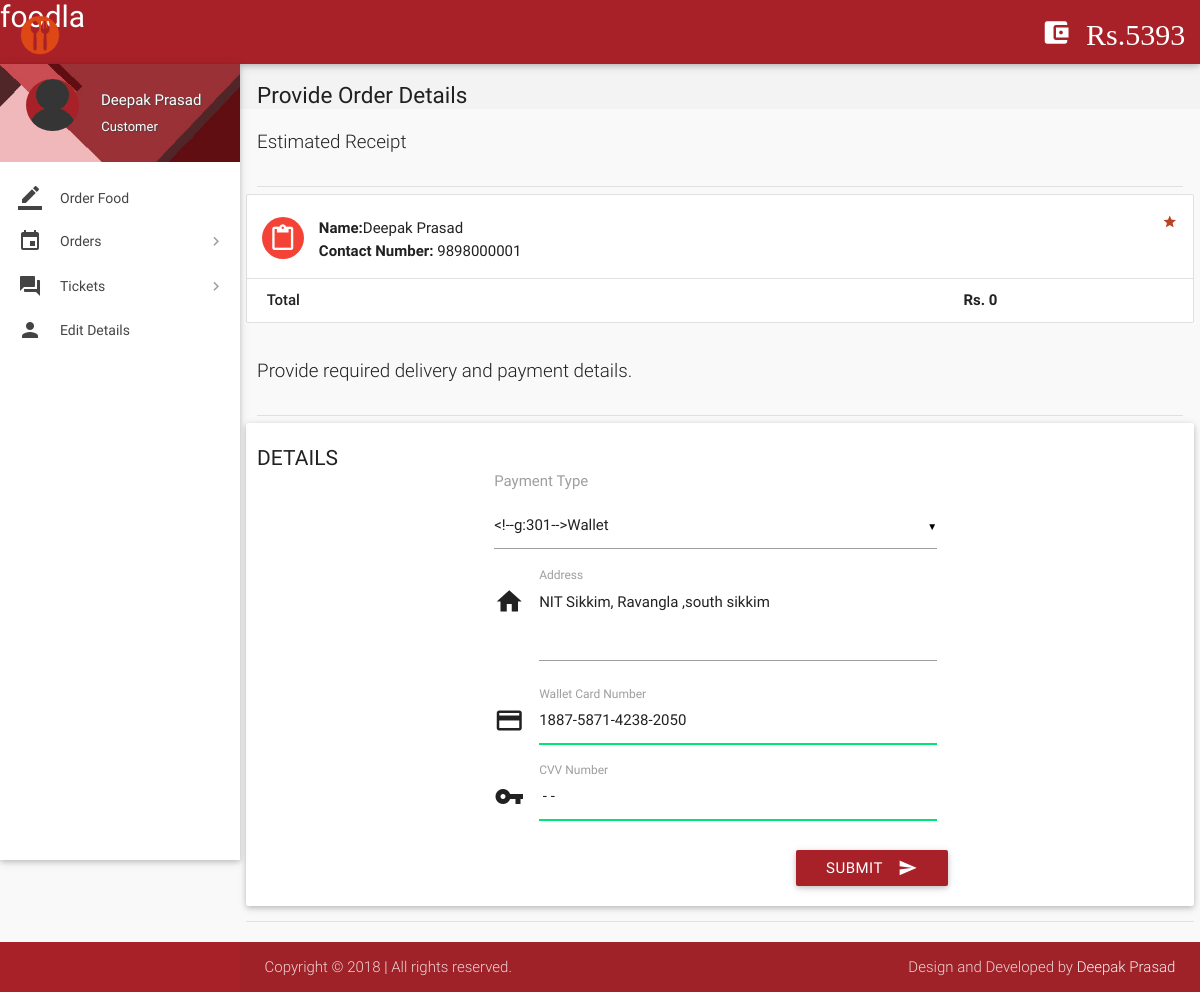
Page /place-order.php (signed in) on the committed database.
### tables this page shows
CREATE TABLE `wallet_details` (
  `id` int(11) NOT NULL,
  `wallet_id` int(11) NOT NULL,
  `number` varchar(16) NOT NULL,
  `cvv` int(3) NOT NULL,
  `balance` int(11) NOT NULL DEFAULT '2000'
);

CREATE TABLE `users` (
  `id` int(11) NOT NULL,
  `role` varchar(15) NOT NULL DEFAULT 'Customer',
  `name` varchar(15) NOT NULL,
  `username` varchar(10) NOT NULL,
  `password` varchar(16) NOT NULL,
  `email` varchar(35) DEFAULT NULL,
  `address` varchar(300) DEFAULT NULL,
  `contact` bigint(11) NOT NULL,
  `verified` tinyint(1) NOT NULL DEFAULT '0',
  `deleted` tinyint(4) NOT NULL DEFAULT '0'
);

### includes/wallet.php (called while the page is built)
<?php
$user_id=$_SESSION['user_id'];
$sql = mysqli_query($con, "SELECT * FROM wallet where customer_id = $user_id");
while($row1 = mysqli_fetch_array($sql)){
$wallet_id = $row1['id'];
}
$sql = mysqli_query($con, "SELECT * FROM wallet_details where wallet_id = $wallet_id");
while($row1 = mysqli_fetch_array($sql)){
$balance = $row1['balance'];
}
?>

### includes/connect.php (called while the page is built, shortened)
<?php
if(isset($_SESSION['name'])){
$role = $_SESSION['role'];}
?>

### place-order.php (the view, shortened to what this page needs)
<?php
include 'includes/connect.php';
include 'includes/wallet.php';
$total = 0;
	if($_SESSION['customer_sid']==session_id())
	{
$result = mysqli_query($con, "SELECT * FROM users where id = $user_id");
while($row = mysqli_fetch_array($result)){
$name = $row['name'];
$address = $row['address'];
$contact = $row['contact'];
$sql1 = mysqli_query($con, "SELECT * FROM wallet_details where wallet_id = $wallet_id");
while($row1 = mysqli_fetch_array($sql1)){
	$card = $row1['number'];
}
}
		?>
<!DOCTYPE html>
<html lang="en">
<head>
  <link href="css/materialize.min.css" type="text/css" rel="stylesheet" media="screen,projection">
  <link href="css/style.min.css" type="text/css" rel="stylesheet" media="screen,projection">
  <link href="css/custom/custom.min.css" type="text/css" rel="stylesheet" media="screen,projection">
  <link href="js/plugins/perfect-scrollbar/perfect-scrollbar.css" type="text/css" rel="stylesheet" media="screen,projection">
</head>
<body>
  <header id="header" class="page-topbar">
        <div class="navbar-fixed">
            <nav class="navbar-color">
                <div class="nav-wrapper">
                    <ul class="left">
											<li><h1 class="logo-wrapper"><a href="index.php" class="brand-logo darken-1"><img src="images/logo.png" style="height:40px;width:40px;"alt="logo"></a> <span>foodla</span></h1></li>
                    </ul>
                    <ul class="right hide-on-med-and-down">
											<li><a href="#" class="waves-effect waves-block waves-light"><i class="mdi-action-account-balance-wallet"> Rs.<?php echo $balance;?></i></a>
                        </li>
                    </ul>
                </div>
            </nav>
        </div>
  </header>
  <div id="main">
    <div class="wrapper">
      <aside id="left-sidebar-nav">
        <ul id="slide-out" class="side-nav fixed leftside-navigation">
            <li class="user-details cyan darken-2">
            <div class="row">
                <div class="col col s4 m4 l4">
                    <img src="images/avatar.jpg" alt="" class="circle responsive-img valign profile-image">
                </div>
                <div class="col col s8 m8 l8">
                    <a class="btn-flat dropdown-button waves-effect waves-light white-text profile-btn" href="#" data-activates="profile-dropdown"><?php echo $name;?> <i class="mdi-navigation-arrow-drop-down right"></i></a>
                    <p class="user-roal"><?php echo $role;?></p>
                </div>
            </div>
            </li>
            <li class="bold"><a href="index.php" class="waves-effect waves-cyan"><i class="mdi-editor-border-color"></i> Order Food</a>
            </li>
                <li class="no-padding">
                    <ul class="collapsible collapsible-accordion">
                        <li class="bold"><a class="collapsible-header waves-effect waves-cyan"><i class="mdi-editor-insert-invitation"></i> Orders</a>
                        </li>
                    </ul>
                </li>
                <li class="no-padding">
                    <ul class="collapsible collapsible-accordion">
                        <li class="bold"><a class="collapsible-header waves-effect waves-cyan"><i class="mdi-action-question-answer"></i> Tickets</a>
                        </li>
                    </ul>
                </li>
            <li class="bold"><a href="details.php" class="waves-effect waves-cyan"><i class="mdi-social-person"></i> Edit Details</a>
            </li>
        </ul>
        </aside>
      <section id="content">
        <div id="breadcrumbs-wrapper">
          <div class="container">
            <div class="row">
              <div class="col s12 m12 l12">
                <h5 class="breadcrumbs-title">Provide Order Details</h5>
              </div>
            </div>
          </div>
        </div>
<div class="container">
	<p class="caption">Estimated Receipt</p>
	<div class="divider"></div>
<div id="work-collections" class="seaction">
<div class="row">
<div>
<ul id="issues-collection" class="collection">
<?php
echo '<li class="collection-item avatar">
<i class="mdi-content-content-paste red circle"></i>
<p><strong>Name:</strong>'.$name.'</p>
<p><strong>Contact Number:</strong> '.$contact.'</p>
<a href="#" class="secondary-content"><i class="mdi-action-grade"></i></a>';
echo '<li class="collection-item">
<div class="row">
		<div class="col s7">
				<p class="collections-title"> Total</p>
		</div>
		<div class="col s2">
				<span>&nbsp;</span>
		</div>
		<div class="col s3">
				<span><strong>Rs. '.$total.'</strong></span>
		</div>
</div>
</li>';
?>
</ul>
				</div>
</div>
				</div>
			</div>
				<div class="container">
          <p class="caption">Provide required delivery and payment details.</p>
          <div class="divider"></div>
            <div class="row">
              <div class="col s12 m4 l3">
                <h4 class="header">Details</h4>
              </div>
<div>
                <div class="card-panel">
                  <div class="row">
                    <form class="formValidate col s12 m12 l6" id="formValidate" method="post" action="confirm-order.php" novalidate="novalidate">
                      <div class="row">
                        <div class="input-field col s12">
							<label for="payment_type">Payment Type</label><br><br>
                        </div>
                      </div>
                      <div class="row">
                        <div class="input-field col s12">
                          <i class="mdi-action-home prefix"></i>
							<textarea name="address" id="address" class="materialize-textarea validate" data-error=".errorTxt1"><?php echo $address;?></textarea>
							<label for="address" class="">Address</label>
                        </div>
                      </div>
                      <div class="row">
                        <div class="input-field col s12">
                          <i class="mdi-action-credit-card prefix"></i>
							<input name="cc_number" id="cc_number" type="text" data-error=".errorTxt2" <?php if(isset($card))echo 'value="'.$card.'"'; ?>required>
							<label for="cc_number" class="">Wallet Card Number</label>
                        </div>
                      </div>
                      <div class="row">
                        <div class="input-field col s12">
                          <i class="mdi-communication-vpn-key prefix"></i>
							<input name="cvv_number" id="cvv_number" type="text" data-error=".errorTxt3" required>
							<label for="cvv_number" class="">CVV Number</label>
                        </div>
                      </div>
                      <div class="row">
                        <div class="row">
                          <div class="input-field col s12">
                            <button class="btn cyan waves-effect waves-light right" type="submit" name="action">Submit
                              <i class="mdi-content-send right"></i>
                            </button>
                          </div>
                        </div>
                      </div>
                    </form>
                  </div>
                </div>
              </div>
            <div class="divider"></div>
          </div>
      </div>
            </div>
        </div>
	<footer class="page-footer">
		<div class="footer-copyright">
			<div class="container">
				<span>Copyright © 2018 <a class="grey-text text-lighten-4" href="#" target="_blank"> | </a> All rights reserved.</span>
				<span class="right"> Design and Developed by <a class="grey-text text-lighten-4" href="#">Deepak Prasad</a></span>
				</div>
		</div>
	</footer>
</body>
</html>
<?php
	}
?>

### place-order.php (style rules this page uses)
.input-field label.active { width:100%; }

### rows in the picture
wallet_details: balance "5393", cc_number "1887-5871-4238-2050"
users: name "Deepak Prasad", contact "9898000001", address "NIT Sikkim, Ravangla ,south sikkim"

### other values in the picture
$role "Customer"
$total "0"
